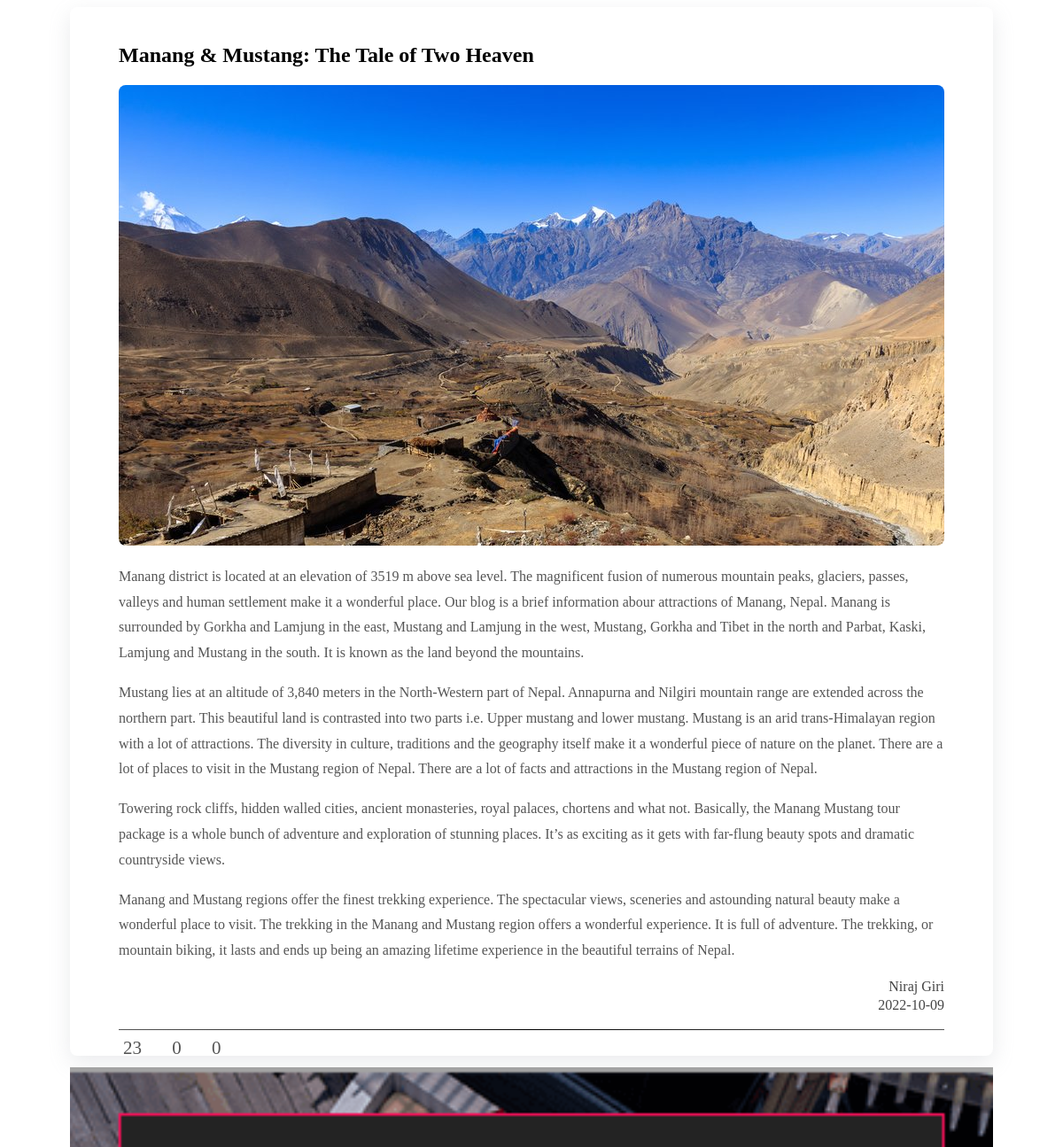
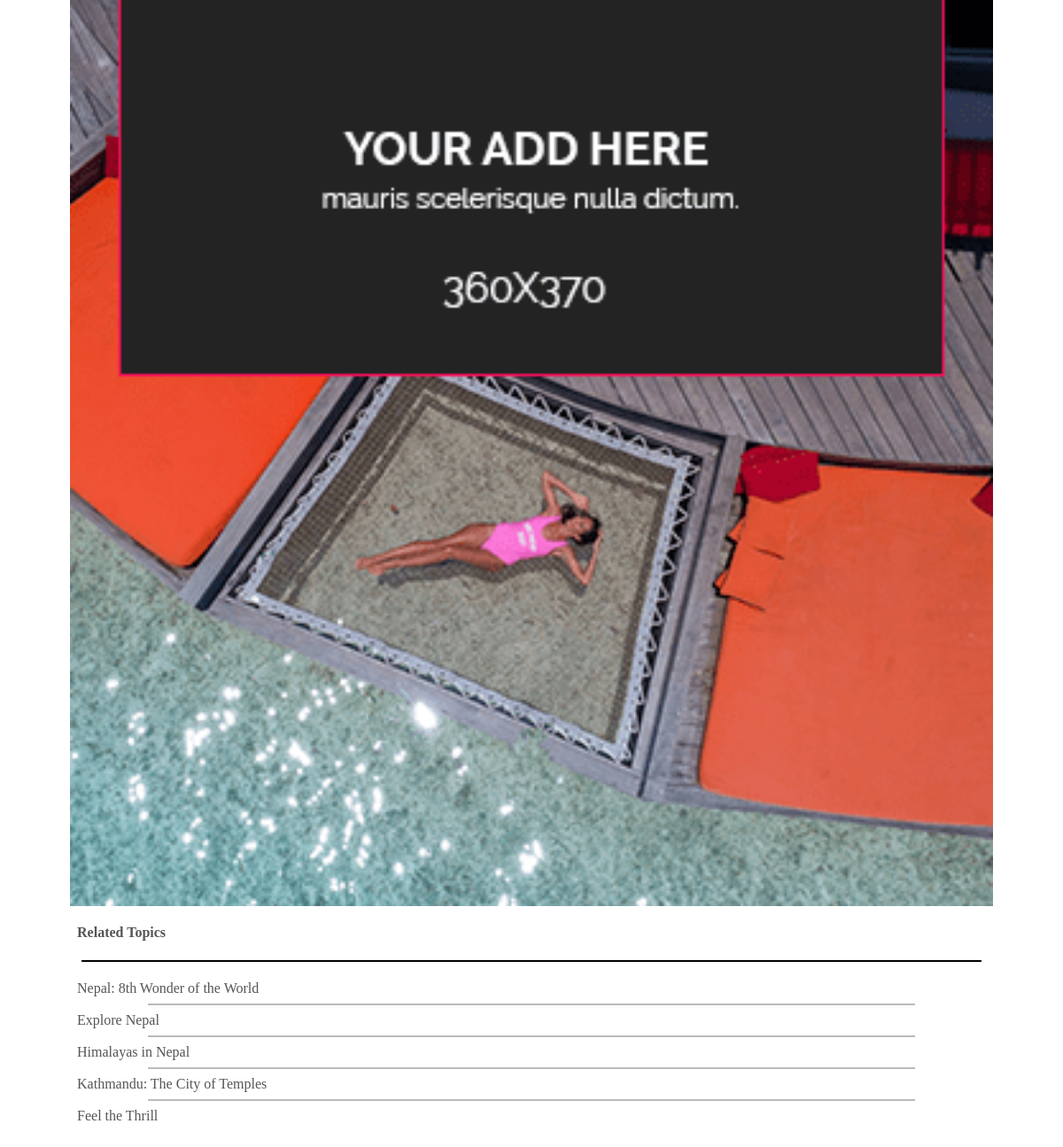
/blog.php?blogId=11, run on the app's committed database (2 pictures, top to bottom).
### tables this page shows
CREATE TABLE `blogtable` (
  `blogId` int(11) NOT NULL,
  `title` varchar(128) NOT NULL,
  `author` varchar(32) NOT NULL,
  `date` date NOT NULL,
  `blogcon` varchar(8096) NOT NULL,
  `img1` varchar(128) NOT NULL,
  `img2` varchar(128) DEFAULT NULL,
  `img3` varchar(128) DEFAULT NULL,
  `img4` varchar(128) DEFAULT NULL,
  `img5` varchar(128) DEFAULT NULL,
  `tag1` varchar(32) NOT NULL,
  `tag2` varchar(32) DEFAULT NULL,
  `tag3` varchar(32) DEFAULT NULL,
  `tag4` varchar(32) DEFAULT NULL,
  `tag5` varchar(32) DEFAULT NULL,
  `userViewCount` int(11) NOT NULL,
  `guestViewCount` int(11) NOT NULL,
  `reportCount` int(11) NOT NULL,
  `bookmarkCount` int(11) NOT NULL,
  `upvoteCount` int(11) NOT NULL,
  `downvoteCount` int(11) NOT NULL
);

### blog.php (the view, shortened to what this page needs)
<?php
    include "functions/connect.php";
    $id = $_GET["blogId"];
    $query = "SELECT * FROM `blogtable` WHERE `blogId` = ?";
    $stmt = $pdo->prepare($query);
    $stmt->execute([$id]);
    $row = $stmt->fetch(PDO::FETCH_ASSOC);
    if (isset($_SESSION['userId'])) {
        $isLoggedIn = true;
        $tablename = "userobj".(string)$_SESSION['userId'];
        $query = "SELECT * FROM $tablename WHERE `visitedBlog` = $id";
        $result = mysqli_query($con, $query);
        $blogRow = mysqli_fetch_assoc($result);
        if (!isset($blogRow['visitedBlog'])) {
            $query = "INSERT INTO $tablename (`visitedBlog`, `upvotedBlog`, `downvotedBlog`, `bookmarkedBlog`, `reportedBlog`) VALUES ($id, 0, 0, 0, 0)";
            mysqli_query($con, $query);
        }
    } else {
        $isLoggedIn = false;
    }
    $title = $row['title'];
    $author = $row['author'];
    $date = $row['date'];
    $blogCon = $row['blogcon'];
    $img1 = $row['img1'];
    $tag1 = $row['tag1'];
    $tag2 = $row['tag2'];
    $tag3 = $row['tag3'];
    $tag4 = $row['tag4'];
    $tag5 = $row['tag5'];
    $userViewCount = (int)$row['userViewCount'];
    $guestViewCount = (int)$row['guestViewCount'];
    $totalViewCount = $userViewCount + $guestViewCount;
    $upvoteCount = (int)$row['upvoteCount'];
    $downvoteCount = (int)$row['downvoteCount'];
    $arr = [];
    $arr1 = [];
    $arr2 = [];
    $arr3 = [];
    $arr4 = [];
    $arr5 = [];
    $relatedTopicBlogId = [];
    $query = "SELECT * FROM `blogtable` ORDER BY `blogId` DESC LIMIT 1";
    $stmt = $pdo->prepare($query);
    $stmt->execute();
    $row = $stmt->fetch(PDO::FETCH_ASSOC);
    $totalNumOfBlog = $row['blogId'];
    $i=0;
    while ($i<=$totalNumOfBlog) {
        $arr[$i] = 0;
        $i++;
    }
    $query = "SELECT * FROM `blogtable` WHERE (`tag1` = '$tag1') OR (`tag2` = '$tag1') OR (`tag3` = '$tag1') OR (`tag4` = '$tag1') OR (`tag5` = '$tag1')";
    $stmt = $pdo->prepare($query);
    $stmt->execute();
    while ($row = $stmt->fetch(PDO::FETCH_ASSOC)) $arr[$row['blogId']]++;
    $query = "SELECT * FROM `blogtable` WHERE (`tag1` = '$tag2') OR (`tag2` = '$tag2') OR (`tag3` = '$tag2') OR (`tag4` = '$tag2') OR (`tag5` = '$tag2')";
    $stmt = $pdo->prepare($query);
    $stmt->execute();
    while ($row = $stmt->fetch(PDO::FETCH_ASSOC)) $arr[$row['blogId']]++;
    $query = "SELECT * FROM `blogtable` WHERE (`tag1` = '$tag3') OR (`tag2` = '$tag3') OR (`tag3` = '$tag3') OR (`tag4` = '$tag3') OR (`tag5` = '$tag3')";
    $stmt = $pdo->prepare($query);
    $stmt->execute();
    while ($row = $stmt->fetch(PDO::FETCH_ASSOC)) $arr[$row['blogId']]++;
    $query = "SELECT * FROM `blogtable` WHERE (`tag1` = '$tag4') OR (`tag2` = '$tag4') OR (`tag3` = '$tag4') OR (`tag4` = '$tag4') OR (`tag5` = '$tag4')";
    $stmt = $pdo->prepare($query);
    $stmt->execute();
    while ($row = $stmt->fetch(PDO::FETCH_ASSOC)) $arr[$row['blogId']]++;
    $query = "SELECT * FROM `blogtable` WHERE (`tag1` = '$tag5') OR (`tag2` = '$tag5') OR (`tag3` = '$tag5') OR (`tag4` = '$tag5') OR (`tag5` = '$tag5')";
    $stmt = $pdo->prepare($query);
    $stmt->execute();
    while ($row = $stmt->fetch(PDO::FETCH_ASSOC)) $arr[$row['blogId']]++;
    for ($i=0; $i<=$totalNumOfBlog; $i++) {
        if ($arr[$i]==5) {
            array_push($arr5, $i);
        } else if ($arr[$i]==4) {
            array_push($arr4, $i);
        } else if ($arr[$i]==3) {
            array_push($arr3, $i);
        } else if ($arr[$i]==2) {
            array_push($arr2, $i);
        } else if ($arr[$i]==1) {
            array_push($arr1, $i);
        }
    }
?>
<div>
    <div class="container-fluid" style="padding: 0 6%;">
        <div class="row">
            <div class="col-12 col-lg-9 blog-container">
                <h2 class="blog-title"> <?= $title ?> </h2>
                <div class="blog-img">
                    <center>
                        <img src="<?= "img/blog-img/" . $img1 ?>" alt="thumbnail-1" class="img-fluid" max-height>
                    </center>
                </div>
                <span class="blog-content"> <?= $blogCon ?> </span>
                <div class="blog-content-end">
                    <div><?= $author ?></div>
                    <div><?= $date ?></div>
                </div>
                <hr>
                <div class="blog-container-footer">
                    <div class="stat-container-wrapper">
                        <div class="stat-container">
                            <span class="blog-stat"> <?= $totalViewCount ?> </span>
                            <?php
                                if($isLoggedIn==true) {
                                    echo "<i class='fa-solid fa-thumbs-up setCursorPointer' title='Like' id='like'></i>
                                    <span class='blog-stat' id='likevalue'> $upvoteCount </span>
                                    &nbsp;&nbsp;&nbsp;&nbsp;&nbsp;
                                    <i class='fa-solid fa-thumbs-down setCursorPointer' title='Dislike' id='dislike'></i>
                                    <span class='blog-stat' id='dislikevalue'> $downvoteCount </span>";
                                } else {
                                    echo "<i class='fa-solid fa-thumbs-up setCursorNotAllowed' title='Login to like the post'></i>
                                    <span class='blog-stat'> $upvoteCount </span>
                                    &nbsp;&nbsp;&nbsp;&nbsp;&nbsp;
                                    <i class='fa-solid fa-thumbs-down setCursorNotAllowed' title='Login to dislike the post'></i>
                                    <span class='blog-stat'> $downvoteCount </span>";
                                }
                            ?>
                        </div>
                    </div>
                    <div class="blog-options">
                    </div>
                </div>
            </div>
            <div class="col-12 col-lg-3">
                <div class="sidebar-area">
                    <div class="row">
                        <div class="col-12 col-sm-6 col-lg-12" style="margin-top: -21px;">
                            <div class="single-widget-area add-widget">
                                <div id="ad-widget">
                                    <a href="#">
                                        <img src="img/bg-img/add3.png" alt="ad" width="100%">
                                    </a>
                                </div>
                            </div>
                        </div>
                        <div class="col-12 col-sm-6 col-lg-12" style="margin-top: 8px;">
                            <div class="single-widget-area stat-widget" style="display: block;">
                                <ul class="relatedTopicUl">
                                    <li>
                                        <h4 style="margin-top: 5px;">Related Topics</h4>
                                        <hr style="border: 1px solid black; margin: 5px 5px 5px 5px; padding-bottom: 0;">
                                    </li>
                                    <?php
                                        $i = 0;
                                        $arr5count = count($arr5);
                                        for ($index=0; $index<$arr5count; $index++) {
                                            if ($i<5) if ($arr5[$index]!=$id) array_push($relatedTopicBlogId, $arr5[$index]);
                                            else break;
                                            $i++;
                                        }
                                        if ($i<5) {
                                            if ($i<5) {
                                                if ($i<5) {
                                                    $arr2count = count($arr2);
                                                    for ($index=0; $index<$arr2count; $index++) {
                                                        if ($i<5) if ($arr2[$index]!=$id) array_push($relatedTopicBlogId, $arr2[$index]);
                                                        else break;
                                                        $i++;
                                                    }
                                                    if ($i<5) {
                                                        $arr1count = count($arr1);
                                                        for ($index=0; $index<$arr1count; $index++) {
                                                            if ($i<5) if ($arr1[$index]!=$id) array_push($relatedTopicBlogId, $arr1[$index]);
                                                            else break;
                                                            $i++;
                                                        }
                                                    }
                                                }
                                            }
                                        }
                                        if ($i==0) {
                                            echo "<li></li><li>Nothing to show...</li>";
                                        } else {
                                            $numOfRelatedTopics = count($relatedTopicBlogId);
                                            for ($index=0; $index<$numOfRelatedTopics; $index++) {
                                                $query = "SELECT * FROM `blogtable` WHERE `blogId` = ?";
                                                $stmt = $pdo->prepare($query);
                                                $stmt->execute([$relatedTopicBlogId[$index]]);
                                                $row = $stmt->fetch(PDO::FETCH_ASSOC);
                                                echo "<li onclick='getBlogContent(".$relatedTopicBlogId[$index].")' class='chngBgClr'><span>".$row['title']."</span></li>";
                                                if ($index != $numOfRelatedTopics-1) {
                                                    echo "<center><hr style='border: 1px solid #bbb; width: 83%; margin: 0; padding: 0;'></center>";
                                                }
                                            }
                                        }
                                    ?>
                                </ul>
                            </div>
                        </div>
                    </div>
                </div>
            </div>
        </div>
    </div>
</div>

### blog.php (style rules this page uses)
.blog-container { border-radius: 8px; margin-bottom: 34px; box-shadow: rgba(149, 157, 165, 0.2) 0px 8px 24px; }
.blog-container hr { height: 1px; border: none; background-image: -webkit-linear-gradient(left, #555, #000, #555) !important; background-image: -moz-linear-gradient(left, #555, #000, #555) !important; background-image: -ms-linear-gradient(left, #555, #000, #555) !important; background-image: -o-linear-gradient(left, #555, #000, #555) !important; }
.blog-container p { color: #555; font-size: 16px; font-weight: 500; line-height: 1.8; }
.blog-stat { color: #555; }
.stat-container { float: left; }
.blog-options { float: right; }
.blog-container-footer { display: inline; }
.blog-img { overflow: hidden; border-radius: 8px; max-height: 520px; max-width: 100% !important; }
.blog-content-end { font-size: 16px; font-weight: 500; color: #444; text-align: end; line-height: 1.3; padding-bottom: 8px; }
.stat-widget { display: block; overflow: hidden; height: auto !important; }
.relatedTopicUl { list-style: none; padding: 0; margin: 0; }
.relatedTopicUl li { color: #555; padding: 8px; font-weight: 500; }
.relatedTopicUl li:last-child { margin-bottom: 13px; }
@media only screen and (min-width: 992px) { .blog-container { padding: 21px 55px 21px 55px; } }
@media only screen and (min-width: 992px) { .blog-stat { font-size: 21px; } }
@media only screen and (min-width: 992px) { .blog-options { margin-top: 8px; } }
@media only screen and (min-width: 992px) { .blog-container .blog-img { margin: 13px auto 21px auto; } }

### data on the page
blogtable: title "Manang & Mustang: The Tale of Two Heaven", img1 (picture), blogcon "Manang district is located at an elevation of 3519 m above sea level. The magnificent fusion of numerous mountain peaks, glaciers, passes, valleys and human settlement make it a wonderful place. Our blog is a brief information abour attractions of Manang, Nepal. Manang is surrounded by Gorkha and Lamjung in the east, Mustang and Lamjung in the west, Mustang, Gorkha and Tibet in the north and Parbat, Kaski, Lamjung and Mustang in the south. It is known as the land beyond the mountains. Mustang lies at an altitude of 3,840 meters in the North-Western part of Nepal. Annapurna and Nilgiri mountain range are extended across the northern part. This beautiful land is contrasted into two parts i.e.…", author "Niraj Giri", date "2022-10-09", totalViewCount "23", upvoteCount "0", downvoteCount "0"
blogtable: title "Nepal: 8th Wonder of the World"
blogtable: title "Explore Nepal"
blogtable: title "Himalayas in Nepal"
blogtable: title "Kathmandu: The City of Temples"
blogtable: title "Feel the Thrill"
